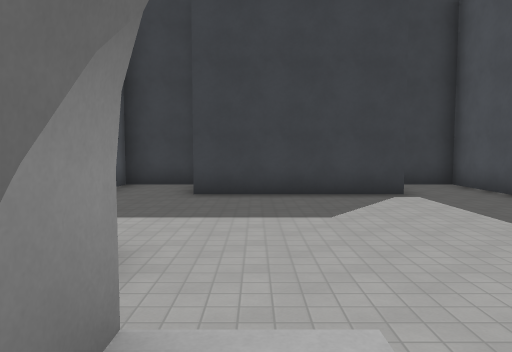
View 1 (above)

19 first-person views from a walk through a 3-D level made in the Godot game engine. The camera is 1.3 m above the floor, tilts 4° down and sees 70° across. The floor is counted in squares, 2 m on a side. Each view is taken from the middle of a square. On the plan, view 1 faces up. The plan holds only what a view shows up to about 11 squares ahead; the rest is blank. Surface patterns are stand-ins for the level's own textures.

View 2
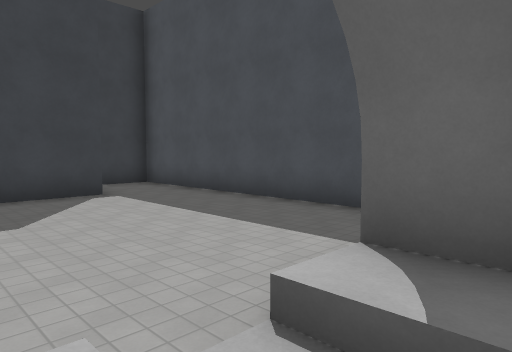

View 3
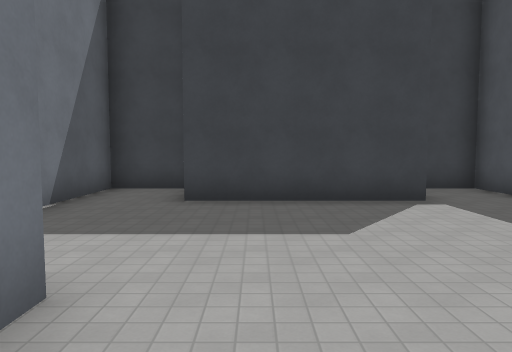

View 4
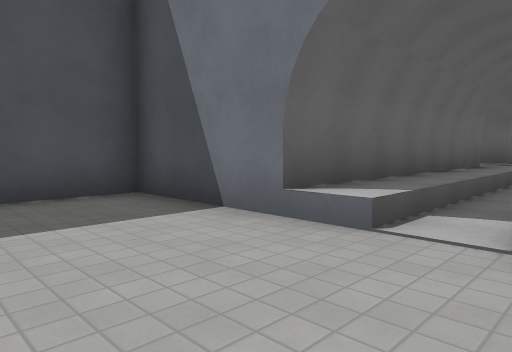

View 5
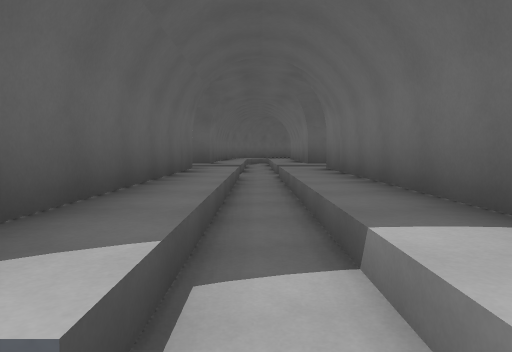

View 6
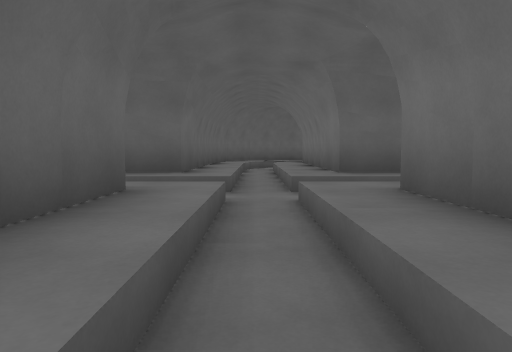

View 7
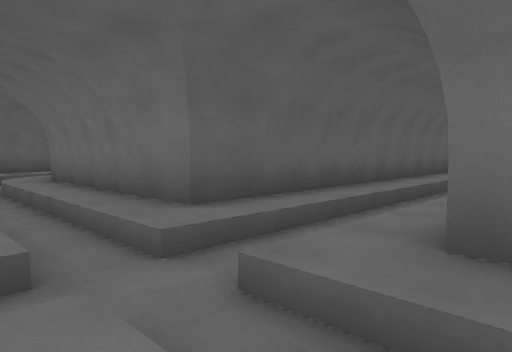

View 8
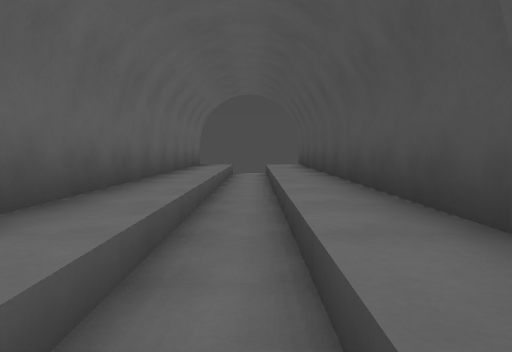

View 9
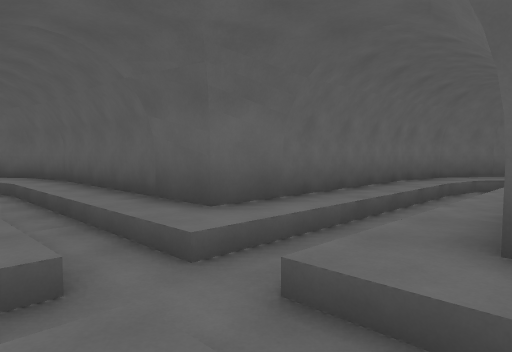

View 10
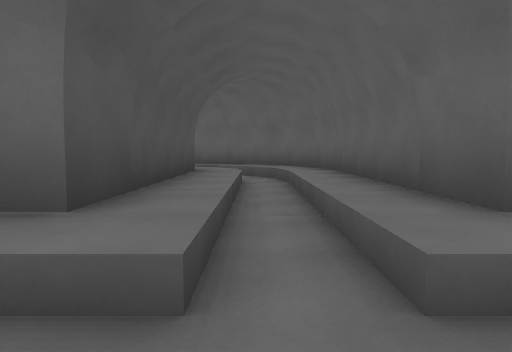

View 11
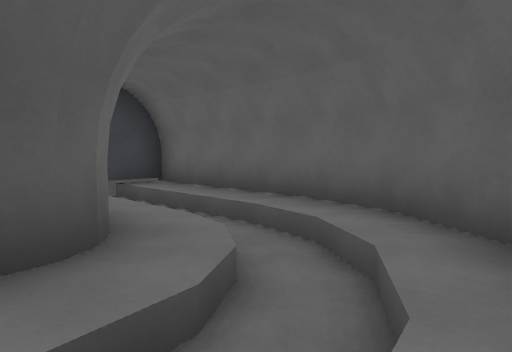

View 12
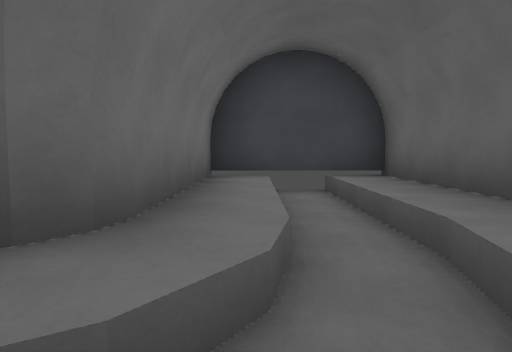

View 13
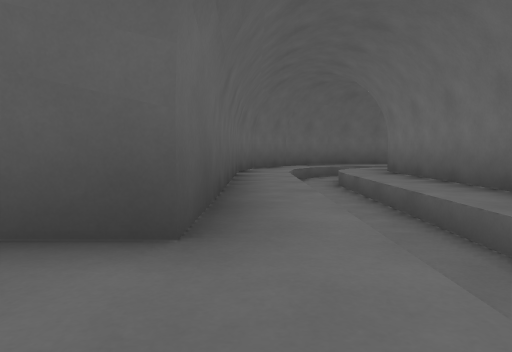

View 14
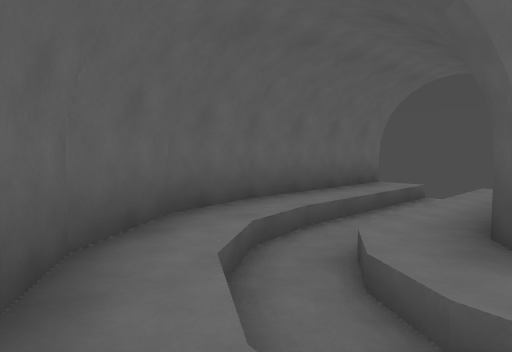

View 15
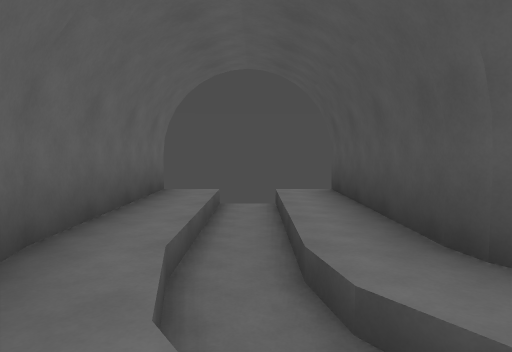

View 16
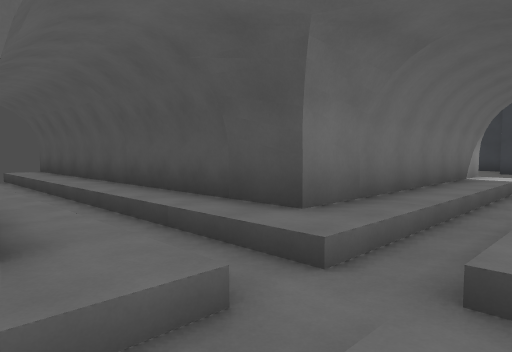

View 17
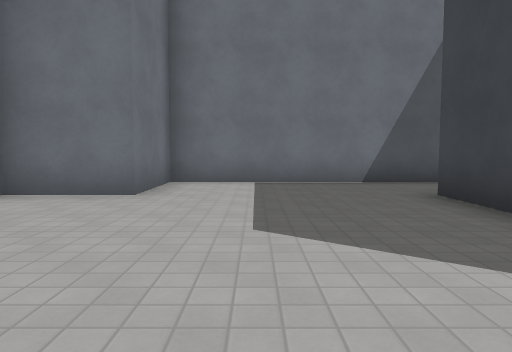

View 18
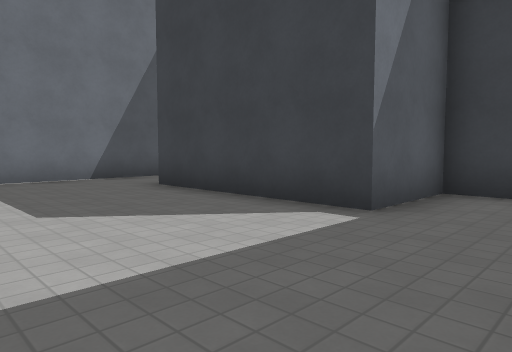

View 19
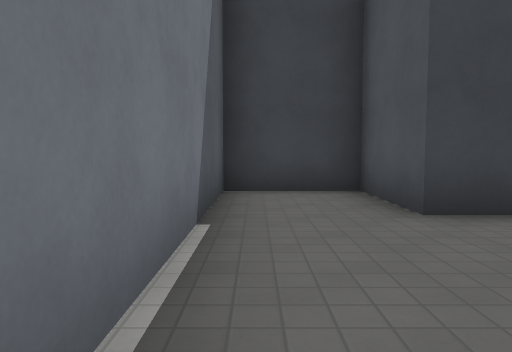

### Floor plan
Key: @ floor where view 1 was taken; # wall or solid block; x gap in a wall; . main floor; : floor 0.5 m higher than the main floor; / step, stairs or slope.
Columns run from 11 left of view 1 to 11 right of it. Each row starts with its distance up from view 1.
 10        ####   ####
  9        #..#   #..#
  8        #..#####..#
  7        #.........#
  6        #.........#
  5        #.........#
  4        #.........#
  3        ###.......#
  2          #.......#
  1          ##:.:####
  0           #@.:#
 -1           #:.:#    ####
 -2           #:.:#    #//#
 -3           #:.:#    #//#
 -4           #:.:#    #//#
 -5 ###########:.:######//#
 -6  :::::::::::.::::::://#
 -7  .................../:#
 -8  :::::::::::.:::::::###
 -9 ###########:.:#######
-10           #:.:#
-11           #:.:#
-12           #:.:#
-13           #:.:#
-14        ####:.:#
-15       ::::://##
-16       ...../:#
-17       ::::::##
-18       x#####

Positions as (right, up) in squares from view 1, and headings:
1: (0, 0), facing up
2: (0, 0), facing up-right
3: (0, 1), facing up
4: (0, 4), facing down-right
5: (1, 2), facing down
6: (1, -2), facing down
7: (2, -5), facing down-left
8: (0, -7), facing left
9: (-1, -6), facing down-right
10: (0, -7), facing right
11: (7, -8), facing up-right
12: (9, -7), facing up
13: (2, -7), facing down
14: (2, -14), facing down-left
15: (1, -16), facing left
16: (2, -9), facing up-left
17: (4, 5), facing left
18: (5, 4), facing up-left
19: (-3, 4), facing up
